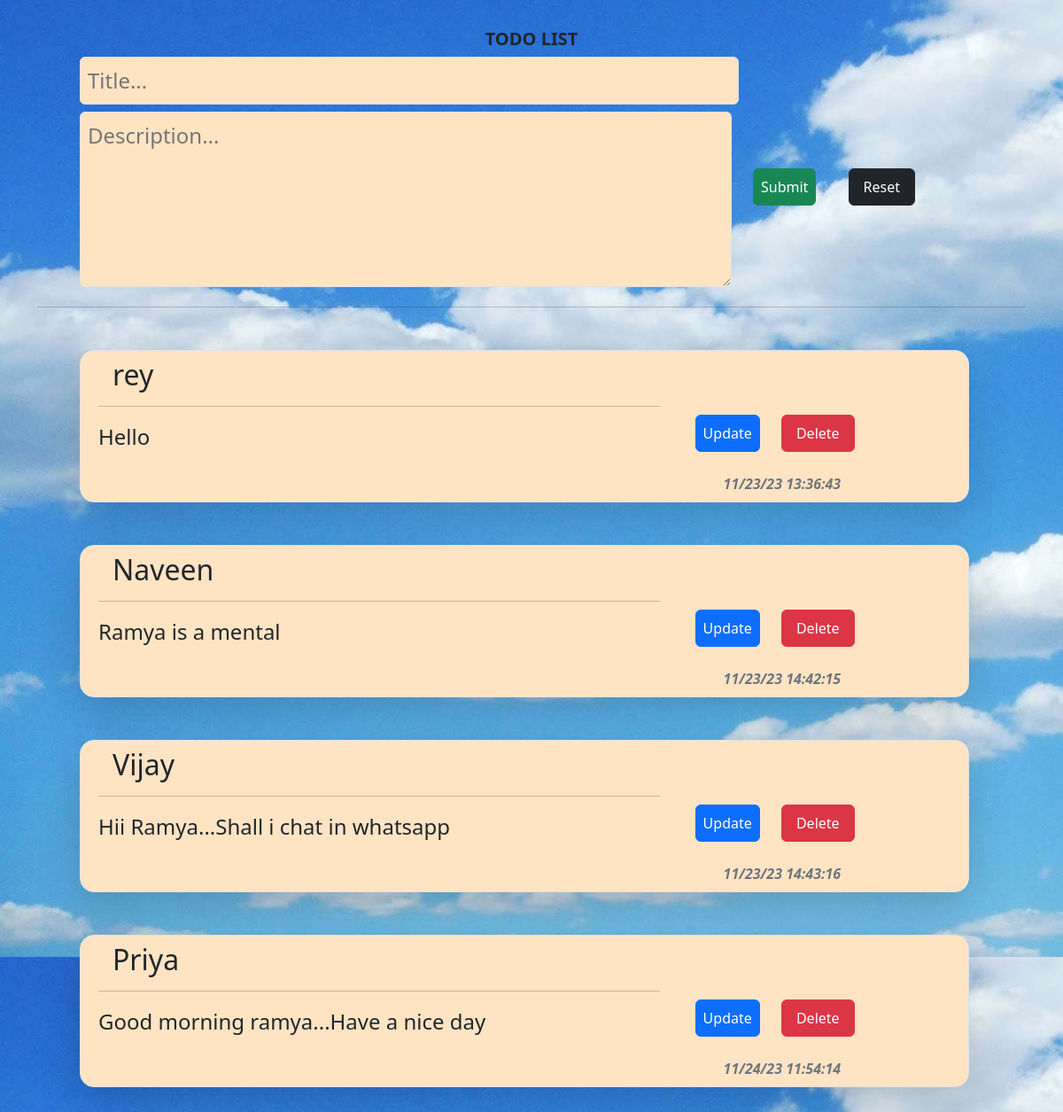
The page / on the database its author committed.
### tables this page shows
CREATE TABLE Lists(S_No integer primary key autoincrement, Title varchar(60), Content text, Date date, Time time);

### app.py (the view, shortened to what this page needs)
@app.route("/", methods=["GET","POST"])
def new():
    cur.execute("select * from Lists")
    data=cur.fetchall()
    return render_template("new.html", datas=data)

### templates/new.html (shortened to what this page needs)
<!DOCTYPE html>
<html lang="en">
<head>
    <link href="https://cdn.jsdelivr.net/npm/bootstrap@5.3.0/dist/css/bootstrap.min.css" rel="stylesheet">
    <link rel="stylesheet" href="{{url_for('static', filename = 'new.css')}}">
</head>
<body>
    <div class="container pt-3 pb-2 mt-3" style="width:100%;">
        <h5 class="text-center"><b>TODO LIST</b></h5>
    {% if data %}
    {% for a in data %}
    <form action="" method="post">
        <div class="container ms-5 mb-3">
        <input type="text" name="title" value = {{a[1]}} class="flow-control"  style="background-color: bisque;" size="70"
        class="ms-5 mb-2 p-2 pe-0 fs-4 border rounded-2"><br>
        </div>
        <div class="row">
            <span class="col-8">
                <textarea name="content"  required rows="5"
                style="background-color: bisque;" class="col-12 ms-5 p-2 fs-4 border rounded-2">{{a[2]}}</textarea>
            </span>
            <span class="col-4 mt-5">
                <button type="submit" class="btn btn-success p-2 m-3 ms-5">Submit</button>
                <button type="reset" class="btn btn-dark p-2 ps-3 pe-3 m-3">Reset</button>
            </span>
        </div>
    </form>
    {% endfor %}
    {% else %}
    <form action="/" method="post">
        <input type="text" name="title" placeholder="Title..." required style="background-color: bisque;"
        class="col-8 ms-5 mb-2 p-2 pe-0 fs-4 border rounded-2"><br>
        <div class="row">
            <span class="col-8">
                <textarea name="content" placeholder="Description..." required rows="5"
                style="background-color: bisque;" class="col-12 ms-5 p-2 fs-4 border rounded-2"></textarea>
            </span>
            <span class="col-4 mt-5">
                <button type="submit" class="btn btn-success p-2 m-3 ms-5">Submit</button>
                <button type="reset" class="btn btn-dark p-2 ps-3 pe-3 m-3">Reset</button>
            </span>
        </div>
    </form>
    {% endif %}
    <hr>
    {% if datas %}
    {% for data in datas %}
    <div class="row container m-5 p-2 border border-1 shadow-lg rounded-4"
    style="width:90%; background-color: bisque;">
    <span class="col-8">
        <p class="h2 ps-3">{{data[1]}}</p><hr>
        <div class="overflow-auto">
            <p class="fs-4">{{data[2]}}</p>
        </div>
    </span>
    <span class="col-4 mt-5">
        <span><a href="{{url_for('update', id = data[0])}}" class="btn btn-primary p-2 m-3">Update</a></span>
        <span><a href="{{url_for('delete', id = data[0])}}" class="btn btn-danger p-2 ps-3 pe-3 m-3 ms-1">Delete</a></span>
        <div class="row text-center">
            <i class="fw-bold text-secondary text-start ms-5 mt-2">{{data[3]}} {{data[4]}}</i>
        </div>
    </span>
    </div>
    {% endfor %}
    {% endif %}
</body>
</html>

### static/new.css (style rules this page uses)
body { background-image: url(Sky.jpg); }

### rows shown on the page
Lists: Title "rey", Content "Hello", Date "11/23/23", Time "13:36:43"
Lists: Title "Naveen", Content "Ramya is a mental", Date "11/23/23", Time "14:42:15"
Lists: Title "Vijay", Content "Hii Ramya...Shall i chat in whatsapp", Date "11/23/23", Time "14:43:16"
Lists: Title "Priya", Content "Good morning ramya...Have a nice day", Date "11/24/23", Time "11:54:14"
